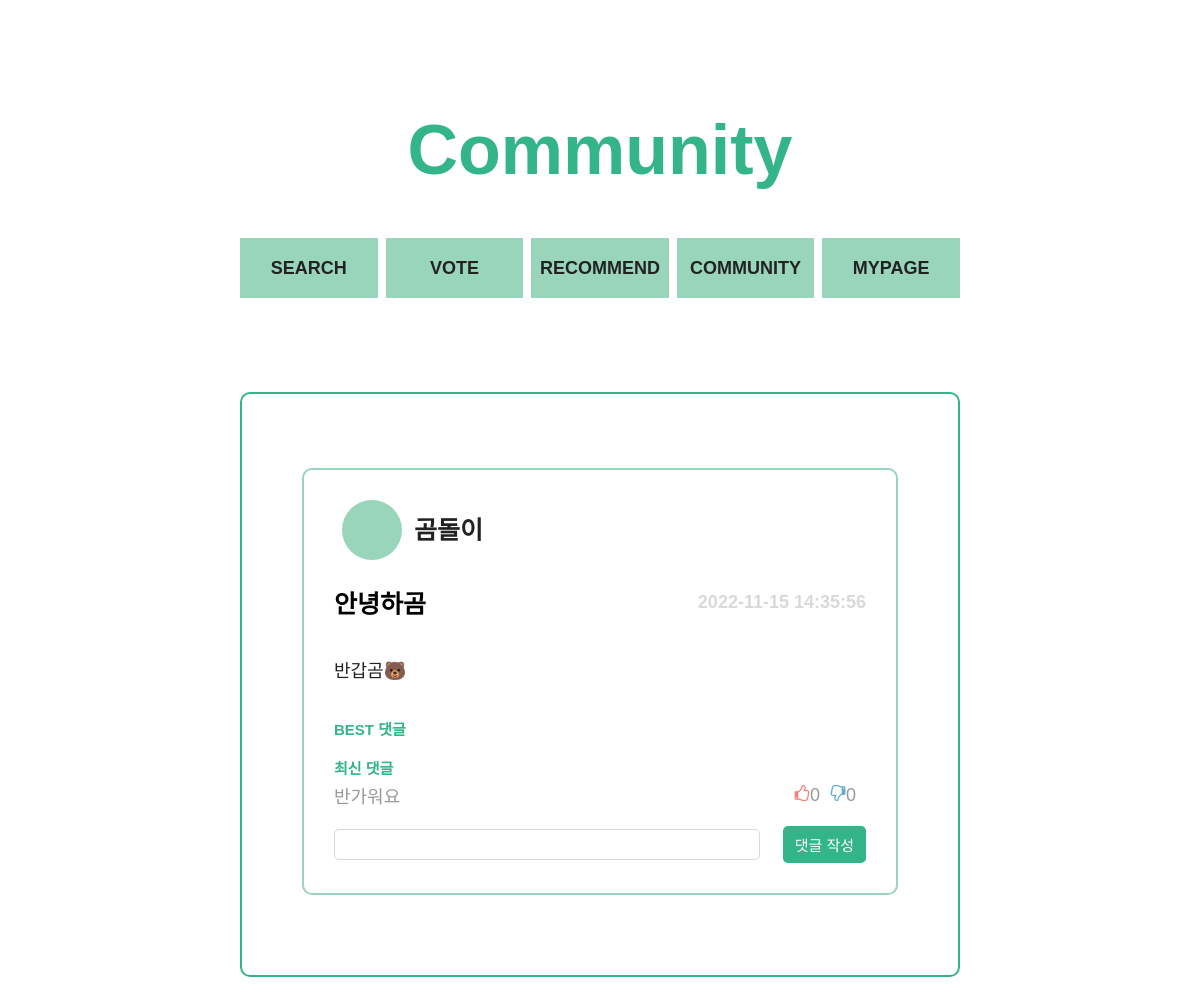
The page /pages/community/community_each.php?boardid=4 on the database its author committed.
### tables this page shows
create table board (
	boardid int not null auto_increment primary key,
	userid varchar(20) not null,
	title varchar(50) not null,
	content varchar(500) not null,
	timestamps timestamp not null DEFAULT CURRENT_TIMESTAMP,
	type varchar(10) not null,
	foreign key (userid) references users (userid)
);

create table users (
	userid varchar(20) not null primary key,
	password varchar(40) not null,
	name varchar(15) not null,
	profile int not null
);

create table comment (
	commentid int not null auto_increment primary key,
	boardid int not null,
	userid varchar(20) not null,
	content varchar(500) not null,
	timestamps timestamp not null DEFAULT CURRENT_TIMESTAMP,
	like_no int default 0,
	hate int default 0,
	foreign key (userid) references users (userid),
	foreign key (boardid) references board (boardid)
);

### pages/community/community_each.php (the view, shortened to what this page needs)
<?php
$conn = mysqli_connect("localhost", "team15", "team15", "team15");
$res = array();
$best_comment = array();
$comment = array();
$boardid = $_GET['boardid'];
if (mysqli_connect_errno()) {
    echo "<script>alert('Connection fail');</script>";
    exit();
} else {
    $sql = "select f.title, f.content, f.timestamps, u.userid, u.name, u.profile
            from board as f
            inner join users as u on f.userid = u.userid
            where f.boardid = ?";
    if($stmt = mysqli_prepare($conn, $sql)) {
        mysqli_stmt_bind_param($stmt, 's', $boardid);
        if(mysqli_stmt_execute($stmt)) {
            mysqli_stmt_bind_result($stmt, $title, $content, $time, $writerId, $writer, $writer_profile);
            while(mysqli_stmt_fetch($stmt)) {
                $res = [
                    "title" => $title,
                    "content" => $content,
                    "time" => $time,
                    "writerId" => $writerId,
                    "writer" => $writer,
                    "profile" => $writer_profile
                ];
            }
        } else {
            echo "<script>alert('fail execute the query');</script>";
            exit();
        }
    } else {
        echo "<script>alert('Fail prepare the statement');</script>";
        exit();
    }
    $sql = 'select c.userid, c.commentid, c.content, c.timestamps, c.like_no, c.hate
            from comment as c
            where boardid = ?
            order by commentid';
    if($stmt = mysqli_prepare($conn, $sql)) {
        mysqli_stmt_bind_param($stmt, 's', $boardid);
        if(mysqli_stmt_execute($stmt)) {
            mysqli_stmt_bind_result($stmt, $c_writer, $c_id, $c_content, $c_time, $c_like, $c_hate);
            while(mysqli_stmt_fetch($stmt)) {
                array_push($comment, [
                    "c_id" => $c_id,
                    "c_writer" => $c_writer,
                    "c_content" => $c_content,
                    "c_time" => $c_time,
                    "c_like" => $c_like,
                    "c_hate" => $c_hate
                ]);
            }
        } else {
            echo "<script>alert('fail execute the query');</script>";
            exit();
        }
    } else {
        echo "<script>alert('Fail prepare the statement');</script>";
        exit();
    }
}
?>
<!DOCTYPE html>
<html lang="en">
<head>
    <link rel="stylesheet" href="../../index.css">
    <link rel="stylesheet" href="./communityStyle.css">
</head>
<body>
    <div id="contents">
        <header class="title">
            <h1>Community</h1>
        </header>
        <section class="menu">
            <a href="../search/search.php"><h4 class="eachMenu">SEARCH</h4></a>
            <a href="../vote/index.html"><h4 class="eachMenu">VOTE</h4></a>
            <a href="../recommend/index.html"><h4 class="eachMenu">RECOMMEND</h4></a>
            <a href="../community/index.php"><h4 class="eachMenu">COMMUNITY</h4></a>
            <a href="../mypage/index.php"><h4 class="eachMenu">MYPAGE</h4></a>
        </section>
        <section class="board">
            <div class="post">
                <div class="eachPost">
                <div class="eachProfile">
                    <div class="profileImg">
                    </div>
                    <p class="nickName"><?=$res['writer']?></p>
                </div>
                <div class="each_eachPostTop">
                    <h3 class="eachPostTitle"><?=$res['title']?></h3>
                    <div class="timeStamp"><?=$res['time']?></div>
                </div>
                    <div class="postContents_each">
                        <?=$res['content']?>
                    </div>
                    <div class="replIndex">BEST 댓글</div>
                    <div class="repl">
                        <div class="replIndex">최신 댓글</div>
                        <?php
                        for ($i=0; $i < count($comment); $i++) {
                        ?>
                        <div class="repl_each">
                            <div class="text"><?=$comment[$i]['c_content']?></div>
                            <div class="replCount_2">
                                <div onclick="location.href='../../php/community/updateLike.php?boardid=<?=$boardid?>&commentid=<?=$comment[$i]['c_id']?>'">
                                    <label for="hiddenBtn" class="thumb">
                                    <div class="thumbUp_2" type="submit"><img src="../../img/thumb_up.svg" width="16px" height="16px"></div>
                                    <div class="thumbNum"><?=$comment[$i]['c_like']?></div>
                                    </label>
                                </div>
                                <div onclick="location.href='../../php/community/updateHate.php?boardid=<?=$boardid?>&commentid=<?=$best_comment[$i]['c_id']?>'">
                                    <label for="hiddenBtn" class="thumb">
                                    <div class="thumbDown_2" type="submit"><img src="../../img/thumb_down.svg" width="16px" height="16px"></div>
                                    <div class="thumbNum"><?=$comment[$i]['c_hate']?></div>
                                    </label>
                                </div>
                            </div>
                        </div>
                        <?php
                        }
                        ?>
                    </div>
                    <form action="../../php/community/submitComment.php?boardid=<?=$boardid?>" method="post">
                    <div class="replPost">
                        <input class="replPostContents" name="comment">
                        <button class="replButton" type=submit>댓글 작성</button>
                    </div>
                    </form>
                </div>
            </div>
        </section>
    </div>
</body>
</html>

### index.css (style rules this page uses)
:root { --color-white: #ffffff; --color-gray-600: #222222; --color-gray-500: #3E4756; --color-gray-450: #A2ACBD; --color-gray-400: #9A9999; --color-gray-350: #D9D9D9; --color-gray-300: #EEEEEE; --color-blue-600: #1B4965; --color-blue-500: #62B6CB; --color-blue-400: #5FA8D3; --color-blue-300: #98C0F6; --color-blue-200: #CAE9FF; --color-red-300: #F47D79; --color-red-200: #FCA5A5; --color-red-100: #FECACA; --color-green-300: #33B489; --color-green-200: #67C891; --color-green-100: #99D5BA; --color-grad-500: #BEE9E8; --color-grad-400: #ACF2E2; --color-grad-300: #A8F8CF; --color-grad-200: #B6FCB3; --color-grad-100: #F9F871; --font-large: 70px; --font-medium: 35px; --font-regular: 25px; --font-semi-regular : 20px; --font-small:18px; --font-semi-micro: 15px; --font-micro: 13px; --weight-bold: 700; --weight-regular: 400; --weight-light: 300; --border-radius-regular: 10px; --border-radius-small: 5px; --animation-duration: 300ms; --width-large:72rem; --width-medium:65rem; }
* { box-sizing: border-box; font-size: 62.5%; }
body { width: 100%; height: 100%; font-family: "source-han-sans-korean", sans-serif; cursor: default; text-align: center; background-color: var(--color-white); margin: 0; padding: 0; }
a { text-decoration: none; }
button { background-color: transparent; cursor: pointer; border: none; outline: none; padding: 0; }
h1, .title1 { font-size: var(--font-large); font-weight: var(--weight-bold); margin:0; }
h3, .title3 { font-size: var(--font-regular); font-weight: var(--weight-bold); margin:0; }
h4, .title4 { font-size: var(--font-small); font-weight: var(--weight-bold); margin:0; }
#contents { margin: 0 auto; display: flex; flex-direction: column; width: 72rem; padding-bottom: 10rem; }
.title { margin-top:11rem; margin-bottom:2.4rem; }

### rows shown on the page
board: userid.name "곰돌이", title "안녕하곰", timestamps "2022-11-15 14:35:56", content "반갑곰🐻"
comment: content "반가워요"

### other values the page prints
$comment[$i]['c_like'] "0"
$comment[$i]['c_hate'] "0"
